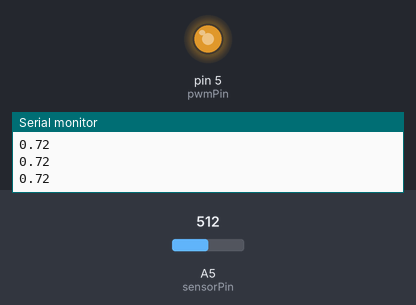
A sketch run on a simulated Arduino Uno, built with avr-gcc and run on an emulated ATmega328P. Shown: output pins drawn as LEDs (lit = HIGH), the last lines printed to the serial monitor. The inputs (shaded band) are chosen by the test bench; at power-on: A5 (sensorPin) = 512.

Above: at 1.2 s.
1.3 s: A5 (sensorPin) set to 716
At 2.4 s:
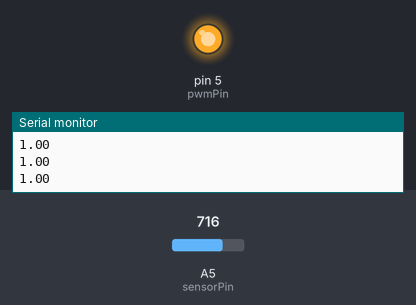
2.8 s: A5 (sensorPin) set to 306
At 3.5 s:
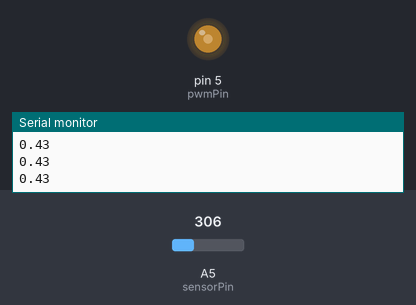
4.3 s: A5 (sensorPin) set to 122
At 4.6 s:
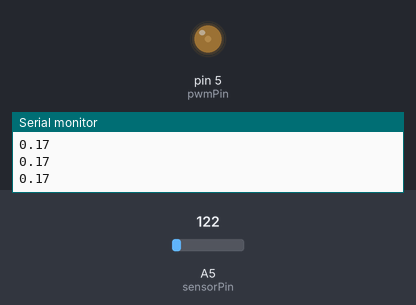
5.8 s: A5 (sensorPin) set to 0
At 6.9 s:
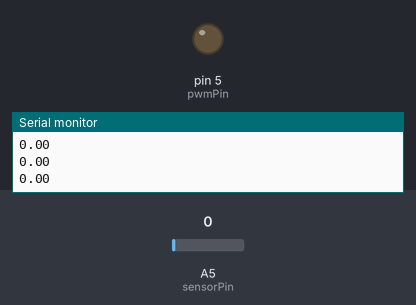
7.3 s: A5 (sensorPin) set to 511
At 8.0 s:
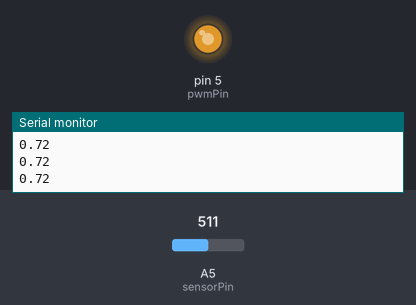
8.8 s: A5 (sensorPin) set to 900
At 9.1 s:
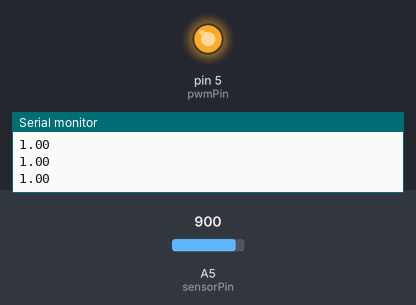
Timing chart, 0 to 11.3 s (numbered marks = the images above; inputs shaded):
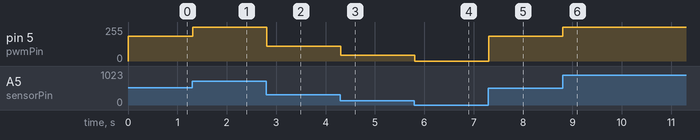

The sketch:

DCfan_pwmControl.ino
```cpp
#define ANALOG_MIN 0
#define ANALOG_MAX 1023

const int sensorPin = A5;
const float potentio_max = 3.46;
const float potentio_min = 0.0;
float angle;
int rawSensorValue = 0; //Store the current value of the sensor

const int pwmPin = 5;


float getAngle(float voltage) {
  float angle = 1.0 / 3.46 * voltage;

  if (angle < 0) return 0;
  if (1.0 < angle) return 1.0;

  return angle;
}

void setup() {
  pinMode(sensorPin, INPUT);
  pinMode(pwmPin, OUTPUT);

  analogWrite(pwmPin, 100);
  Serial.begin(9600);
}


void loop() {
  float voltage;
  int i;
  rawSensorValue = analogRead(sensorPin);

  voltage = 5.0 * (float)rawSensorValue / ANALOG_MAX;

  angle = getAngle(voltage);

  i = (int)(angle * 255);

  analogWrite(pwmPin, i);


  Serial.println(angle);
  delay(10);
}
```

Measured:
- after the input at 1.3 s, pin 5 (pwmPin): 184/255 → 255/255 at once
- after the input at 2.8 s, pin 5 (pwmPin): 255/255 → 110/255 at once
- after the input at 4.3 s, pin 5 (pwmPin): 110/255 → 43/255 at once
- after the input at 5.8 s, pin 5 (pwmPin): 43/255 → 0/255 at once
- after the input at 7.3 s, pin 5 (pwmPin): 0/255 → 184/255 at once
- after the input at 8.8 s, pin 5 (pwmPin): 184/255 → 255/255 at once
